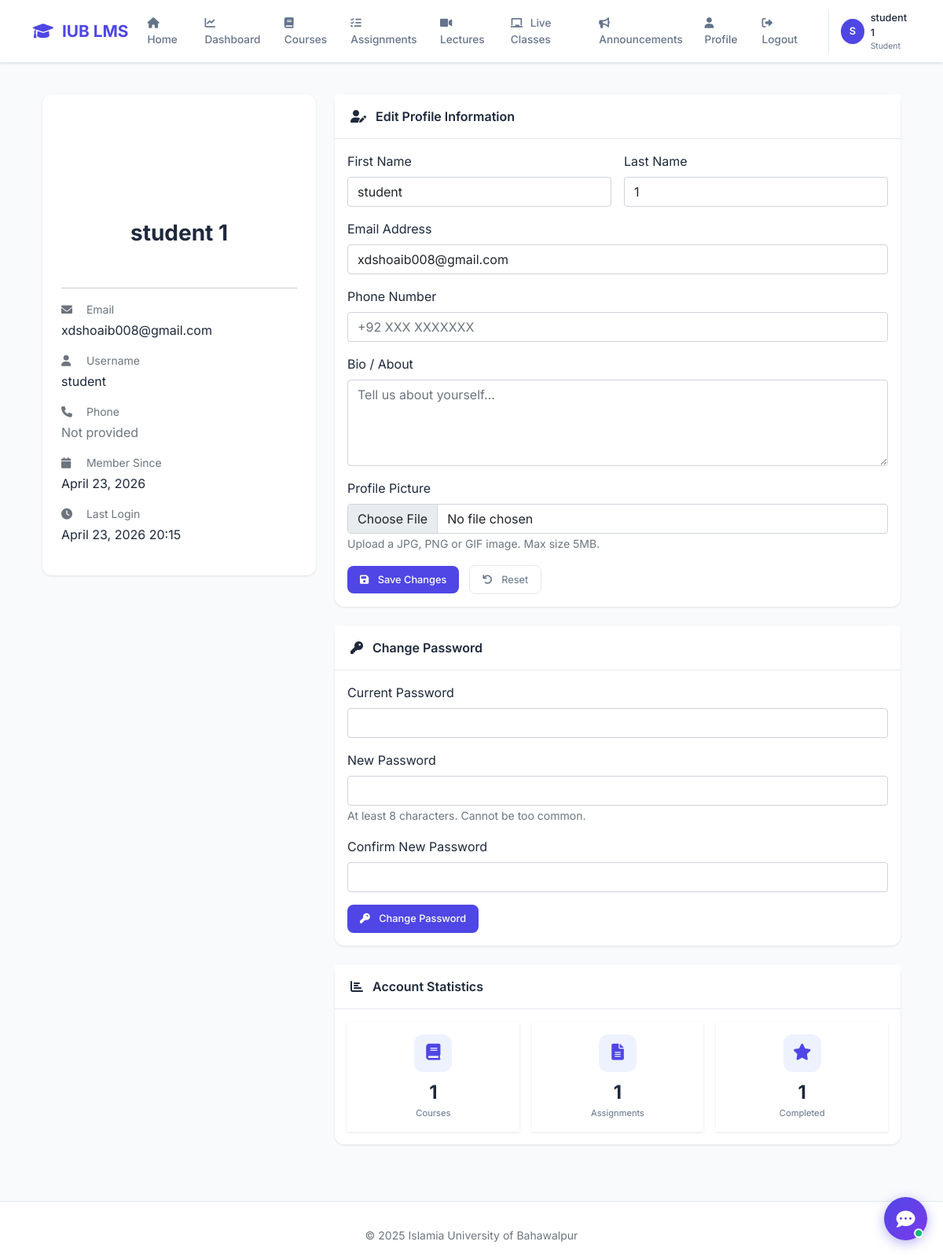
Before: /accounts/profile/ (signed in) with the older database file.
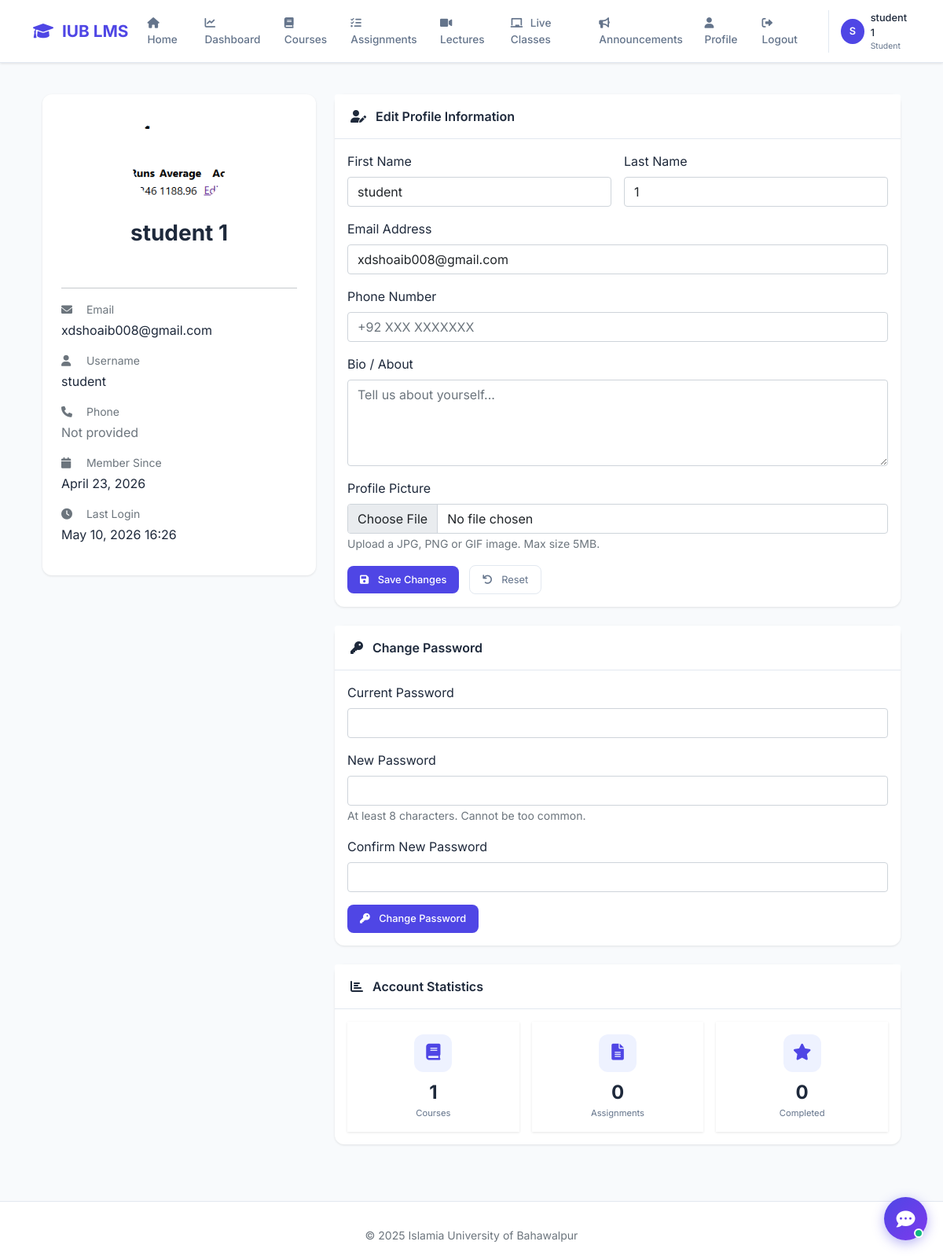
After: the same page with the newer database file.
### accounts/models.py (models this page shows, shortened)
class CustomUser(AbstractUser):
    ROLE_CHOICES = (
        ('admin', 'Admin'),
        ('teacher', 'Teacher'),
        ('student', 'Student'),
    )
    role = models.CharField(max_length=10, choices=ROLE_CHOICES, default='student')
    phone = models.CharField(max_length=15, blank=True)
    profile_pic = models.ImageField(upload_to='profile_pics/', blank=True, null=True)
    bio = models.TextField(max_length=500, blank=True)

### assignments/models.py (models this page shows, shortened)
class Submission(models.Model):
    assignment = models.ForeignKey(Assignment, on_delete=models.CASCADE, related_name='submissions')
    student = models.ForeignKey(settings.AUTH_USER_MODEL, on_delete=models.CASCADE, limit_choices_to={'role': 'student'})
    answer_text = models.TextField(blank=True, null=True)
    answer_file = models.FileField(upload_to='student_answers/', blank=True, null=True)
    submitted_at = models.DateTimeField(auto_now_add=True)
    marks = models.IntegerField(null=True, blank=True)
    feedback = models.TextField(blank=True)
    graded_by = models.ForeignKey(settings.AUTH_USER_MODEL, on_delete=models.SET_NULL, null=True, related_name='graded_submissions')
    graded_at = models.DateTimeField(null=True, blank=True)

### accounts/views.py (the view)
# urls.py: path('profile/', views.profile_view, name='profile'),
@login_required
def profile_view(request):
    if request.method == 'POST':
        if 'update_profile' in request.POST:
            user_form = UserUpdateForm(request.POST, request.FILES, instance=request.user)
            if user_form.is_valid():
                user_form.save()
                messages.success(request, 'Your profile has been updated!')
                return redirect('profile')
        elif 'change_password' in request.POST:
            password_form = PasswordChangeForm(request.user, request.POST)
            if password_form.is_valid():
                user = password_form.save()
                update_session_auth_hash(request, user)
                messages.success(request, 'Your password has been changed!')
                return redirect('profile')
            else:
                messages.error(request, 'Please correct the password errors.')
    else:
        user_form = UserUpdateForm(instance=request.user)
        password_form = PasswordChangeForm(request.user)
    return render(request, 'accounts/profile.html', {
        'user_form': user_form,
        'password_form': password_form
    })

### accounts/forms.py
class UserUpdateForm(forms.ModelForm):
    class Meta:
        model = CustomUser
        fields = ['first_name', 'last_name', 'email', 'phone', 'bio', 'profile_pic']
        widgets = {
            'first_name': forms.TextInput(attrs={'class': 'form-control'}),
            'last_name': forms.TextInput(attrs={'class': 'form-control'}),
            'email': forms.EmailInput(attrs={'class': 'form-control'}),
            'phone': forms.TextInput(attrs={'class': 'form-control'}),
            'bio': forms.Textarea(attrs={'class': 'form-control', 'rows': 3}),
            'profile_pic': forms.FileInput(attrs={'class': 'form-control'}),
        }

### templates/accounts/profile.html (shortened to what the changed rows need)
{% extends 'base.html' %}
{% load static %}
{% block content %}
<div class="container py-4">
    <div class="row g-4">
        <div class="col-lg-4">
            <div class="card" data-aos="fade-right">
                <div class="card-body text-center p-4">
                    <div class="position-relative d-inline-block mb-3">
                        <div class="profile-avatar-wrapper" style="width: 120px; height: 120px; margin: 0 auto; position: relative;">
                            {% if user.profile_pic %}
                                <img src="{{ user.profile_pic.url }}" alt="Profile" style="width: 120px; height: 120px; border-radius: 50%; object-fit: cover; border: 4px solid var(--accent);">
                            {% else %}
                                <div style="width: 120px; height: 120px; background: linear-gradient(135deg, var(--accent), var(--primary)); border-radius: 50%; display: flex; align-items: center; justify-content: center; border: 4px solid white; box-shadow: var(--shadow-md);">
                                    <i class="fas fa-user fa-3x" style="color: white;"></i>
                                </div>
                            {% endif %}
                        </div>
                    </div>
                    <h3 class="fw-bold mb-1">{{ user.get_full_name|default:user.username }}</h3>
                    <p class="text-muted mb-3">
                        <span class="badge badge-primary">{{ user.get_role_display }}</span>
                    </p>
                    <div class="text-start mt-4">
                        <hr>
                        <div class="mb-3">
                            <p class="small text-muted mb-1"><i class="fas fa-envelope me-2" style="color: var(--accent); width: 20px;"></i> Email</p>
                            <p class="mb-0">{{ user.email }}</p>
                        </div>
                        <div class="mb-3">
                            <p class="small text-muted mb-1"><i class="fas fa-user me-2" style="color: var(--accent); width: 20px;"></i> Username</p>
                            <p class="mb-0">{{ user.username }}</p>
                        </div>
                        <div class="mb-3">
                            <p class="mb-0">{{ user.phone|default:"<span class='text-muted'>Not provided</span>"|safe }}</p>
                        </div>
                        <div class="mb-3">
                            <p class="small text-muted mb-1"><i class="fas fa-calendar me-2" style="color: var(--accent); width: 20px;"></i> Member Since</p>
                            <p class="mb-0">{{ user.date_joined|date:"F d, Y" }}</p>
                        </div>
                        <div class="mb-3">
                            <p class="small text-muted mb-1"><i class="fas fa-clock me-2" style="color: var(--accent); width: 20px;"></i> Last Login</p>
                            <p class="mb-0">{{ user.last_login|date:"F d, Y H:i"|default:"Never" }}</p>
                        </div>
                    </div>
                </div>
            </div>
        </div>
        <div class="col-lg-8">
            <div class="card mb-4" data-aos="fade-left">
                <div class="card-body">
                    <form method="post" enctype="multipart/form-data">
                        <div class="row g-3">
                            <div class="col-md-6">
                                <label class="form-label">First Name</label>
                                <input type="text" name="first_name" class="form-control" value="{{ user.first_name }}" placeholder="First name">
                            </div>
                            <div class="col-md-6">
                                <label class="form-label">Last Name</label>
                                <input type="text" name="last_name" class="form-control" value="{{ user.last_name }}" placeholder="Last name">
                            </div>
                            <div class="col-md-12">
                                <label class="form-label">Email Address</label>
                                <input type="email" name="email" class="form-control" value="{{ user.email }}" required>
                            </div>
                        </div>
                    </form>
                </div>
            </div>
            <div class="card mt-4" data-aos="fade-left" data-aos-delay="200">
                <div class="card-body">
                    <div class="row g-3">
                        <div class="col-md-4">
                            <div class="stat-card text-center p-3">
                                <div class="stat-icon" style="margin: 0 auto 0.5rem auto;">
                                    <i class="fas fa-book"></i>
                                </div>
                                <div class="stat-number" style="font-size: 1.5rem;">
                                    {% if user.role == 'student' %}
                                        {{ user.enrolled_courses.count }}
                                    {% elif user.role == 'teacher' %}
                                        {{ user.courses_set.count }}
                                    {% else %}
                                        -
                                    {% endif %}
                                </div>
                                <div class="stat-label">Courses</div>
                            </div>
                        </div>
                        <div class="col-md-4">
                            <div class="stat-card text-center p-3">
                                <div class="stat-icon" style="margin: 0 auto 0.5rem auto;">
                                    <i class="fas fa-file-alt"></i>
                                </div>
                                <div class="stat-number" style="font-size: 1.5rem;">
                                    {% if user.role == 'student' %}
                                        {{ user.submission_set.count }}
                                    {% elif user.role == 'teacher' %}
                                        {{ user.assignment_set.count }}
                                    {% else %}
                                        -
                                    {% endif %}
                                </div>
                                <div class="stat-label">Assignments</div>
                            </div>
                        </div>
                        <div class="col-md-4">
                            <div class="stat-card text-center p-3">
                                <div class="stat-icon" style="margin: 0 auto 0.5rem auto;">
                                    <i class="fas fa-star"></i>
                                </div>
                                <div class="stat-number" style="font-size: 1.5rem;">
                                    {% if user.role == 'student' %}
                                        {{ user.submission_set.filter|length }}
                                    {% else %}
                                        -
                                    {% endif %}
                                </div>
                                <div class="stat-label">Completed</div>
                            </div>
                        </div>
                    </div>
                </div>
            </div>
        </div>
    </div>
</div>
{% endblock %}

### templates/base.html (shortened to what this page needs)
<!DOCTYPE html>
<html lang="en">
<head>
    <link href="https://cdn.jsdelivr.net/npm/bootstrap@5.1.3/dist/css/bootstrap.min.css" rel="stylesheet">
    <link rel="stylesheet" href="https://cdnjs.cloudflare.com/ajax/libs/font-awesome/6.0.0/css/all.min.css">
</head>
<body>
    {% if user.is_authenticated %}
    <nav class="navbar navbar-expand-lg">
        <div class="container">
            <a class="navbar-brand" href="{% url 'dashboard' %}">
                <i class="fas fa-graduation-cap"></i> IUB LMS
            </a>
            <div class="collapse navbar-collapse" id="navbarNav">
                <ul class="navbar-nav ms-auto">
                    <li class="nav-item"><a class="nav-link" href="{% url 'home' %}"><i class="fas fa-home"></i> Home</a></li>
                    <li class="nav-item"><a class="nav-link" href="{% url 'dashboard' %}"><i class="fas fa-chart-line"></i> Dashboard</a></li>
                    <li class="nav-item"><a class="nav-link" href="{% url 'course_list' %}"><i class="fas fa-book"></i> Courses</a></li>
                    <li class="nav-item"><a class="nav-link" href="{% url 'assignment_list' %}"><i class="fas fa-tasks"></i> Assignments</a></li>
                    <li class="nav-item"><a class="nav-link" href="{% url 'lecture_list_all' %}"><i class="fas fa-video"></i> Lectures</a></li>
                    <li class="nav-item"><a class="nav-link" href="{% url 'live_class_list_all' %}"><i class="fas fa-chalkboard"></i> Live Classes</a></li>
                    <li class="nav-item"><a class="nav-link" href="{% url 'announcements' %}"><i class="fas fa-bullhorn"></i> Announcements</a></li>
                    <li class="nav-item"><a class="nav-link" href="{% url 'profile' %}"><i class="fas fa-user"></i> Profile</a></li>
                    <li class="nav-item"><a class="nav-link" href="{% url 'logout' %}"><i class="fas fa-sign-out-alt"></i> Logout</a></li>
                </ul>
                <div class="user-menu">
                    <div class="user-avatar">{{ user.username|first|upper }}</div>
                    <div>
                        <div class="user-name">{{ user.get_full_name|default:user.username }}</div>
                        <div class="user-role">{{ user.get_role_display }}</div>
                    </div>
                </div>
            </div>
        </div>
    </nav>
    {% endif %}
    <main class="container fade-in mt-3">
        {% block content %}
        {% endblock %}
    </main>
    <footer class="footer">
        <div class="container text-center">
            <p class="small text-muted mb-0">&copy; 2025 Islamia University of Bahawalpur</p>
        </div>
    </footer>
</body>
</html>

Changed rows visible on the page:
changed CustomUser "student 1": profile_pic: picture added; last_login "April 23, 2026 20:15" → "May 10, 2026 16:26"; submission_set.count "1" → "0"; submission_set.filter|length "1" → "0"
